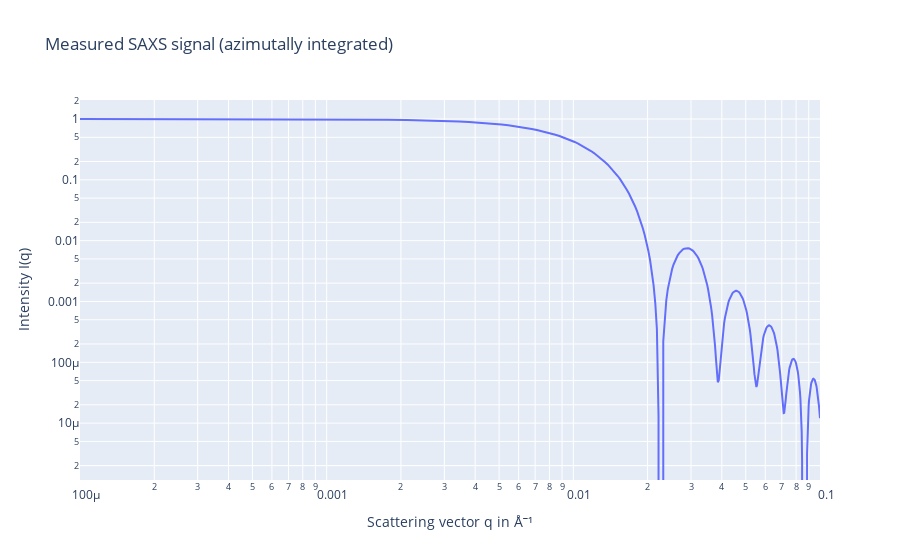

Notebook source saved alongside this figure:
### Code cell
# Create a line plot for the SAXS data with jumps in high q region
fig = px.line(
    x=str_3["q"],
    y=str_3["I"],
    title="Measured SAXS signal with jumps in high q region (azimutally integrated)",
    log_x=True,
    log_y=True,
)

# Update the layout to set axis titles
fig.update_layout(
    xaxis_title="Scattering vector q in Å⁻¹", yaxis_title="Intensity I(q)"
)

# Display the plot
fig.show()

### Figure 1 — Plotly figure (JSON) as saved in the notebook; plotly's stock layout.template omitted (floating-point values rounded to 4 significant figures; data arrays with more than 128 entries replaced by an {"elided": "..."} marker saying what was removed)
{"data": [{"hovertemplate": "x=%{x}<br>y=%{y}<extra></extra>", "legendgroup": "", "line": {"color": "#636efa", "dash": "solid"}, "marker": {"symbol": "circle"}, "mode": "lines", "name": "", "orientation": "v", "showlegend": false, "type": "scatter", "x": {"elided": "300 float values"}, "xaxis": "x", "y": {"elided": "300 float values"}, "yaxis": "y"}], "layout": {"legend": {"tracegroupgap": 0}, "title": {"text": "Measured SAXS signal (azimutally integrated)"}, "xaxis": {"anchor": "y", "domain": [0, 1], "title": {"text": "Scattering vector q in Å⁻¹"}, "type": "log"}, "yaxis": {"anchor": "x", "domain": [0, 1], "title": {"text": "Intensity I(q)"}, "type": "log"}}}
